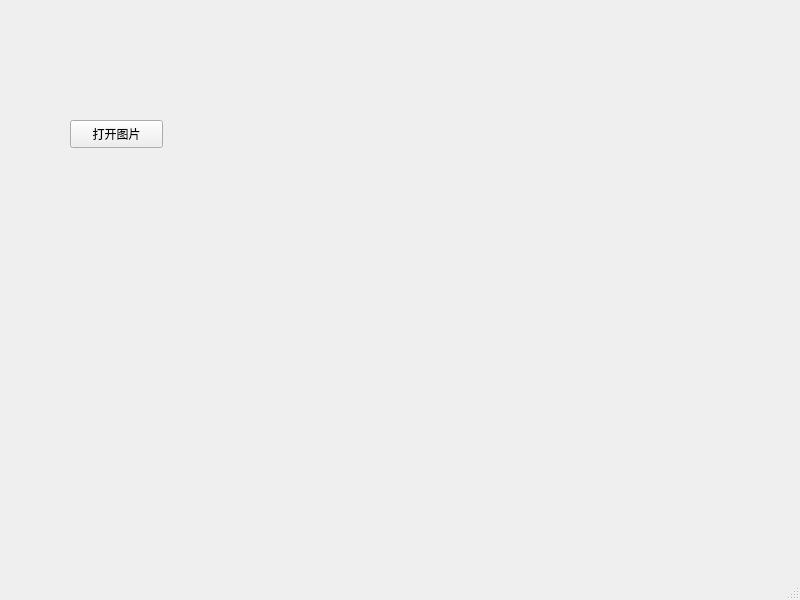
<?xml version="1.0" encoding="UTF-8"?>
<ui version="4.0">
 <class>MainWindow</class>
 <widget class="QMainWindow" name="MainWindow">
  <property name="geometry">
   <rect>
    <x>0</x>
    <y>0</y>
    <width>800</width>
    <height>600</height>
   </rect>
  </property>
  <property name="windowTitle">
   <string>MainWindow</string>
  </property>
  <widget class="QWidget" name="centralwidget">
   <widget class="QPushButton" name="pushButton">
    <property name="geometry">
     <rect>
      <x>70</x>
      <y>120</y>
      <width>93</width>
      <height>28</height>
     </rect>
    </property>
    <property name="text">
     <string>打开图片</string>
    </property>
   </widget>
   <widget class="QLabel" name="oldpic">
    <property name="geometry">
     <rect>
      <x>220</x>
      <y>120</y>
      <width>501</width>
      <height>361</height>
     </rect>
    </property>
    <property name="text">
     <string/>
    </property>
   </widget>
  </widget>
  <widget class="QMenuBar" name="menubar">
   <property name="geometry">
    <rect>
     <x>0</x>
     <y>0</y>
     <width>800</width>
     <height>26</height>
    </rect>
   </property>
  </widget>
  <widget class="QStatusBar" name="statusbar"/>
 </widget>
 <resources/>
 <connections/>
</ui>
